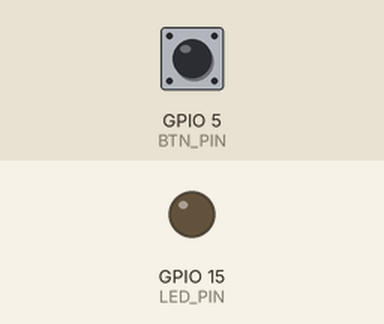
The sketch below on a simulated ESP8266 (NodeMCU). Parts: output pins drawn as LEDs (lit = HIGH). Inputs (shaded band) come from the test bench; at power-on: GPIO 5 (BTN_PIN) HIGH. WiFi joins after 1.5 s; servers stay silent unless stated; what the sketch prints to the serial monitor is not drawn.

Above: at 2.7 s.
2.8 s: GPIO 5 (BTN_PIN) pulled LOW for 0.15 s
At 3.6 s:
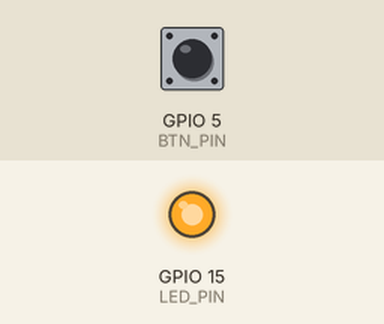
5.5 s: GPIO 5 (BTN_PIN) pulled LOW for 3.2 s
At 9.7 s:
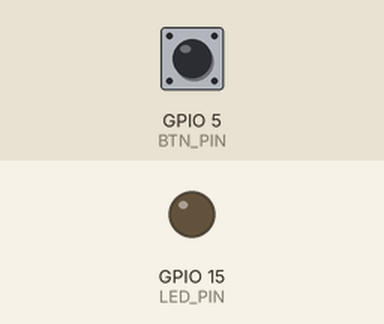
Timing chart, 0 to 11.2 s (numbered marks = the images above; inputs shaded):
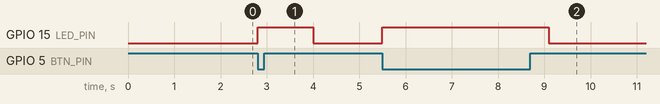

Measured:
- after the input at 2.8 s, GPIO 15 (LED_PIN): LOW → HIGH at once, → LOW 1.2 s later
- after the input at 5.5 s, GPIO 15 (LED_PIN): LOW → HIGH at once, → LOW 3.6 s later

The sketch:

nodemcu.ino
```cpp
#include <ESP8266WiFi.h>
#include <WiFiClient.h>
#include <ESP8266HTTPClient.h>
#include <SPI.h>
#include <MFRC522.h>


const char* ssid = "Galang";
const char* password = "chesagal7629";
const char* host = "192.168.1.7";

#define LED_PIN 15
#define BTN_PIN 5

#define SDA_PIN 2
#define RST_PIN 0

MFRC522 mfrc522(SDA_PIN, RST_PIN);

void setup() {
  Serial.begin(9600);
  WiFi.hostname("NodeMcu");
  WiFi.begin(ssid, password);

  while (WiFi.status() != WL_CONNECTED) {
    delay(500);
    Serial.print(".");
  }
  Serial.println("Wifi konek");
  Serial.println("Wifi Address:");
  Serial.println(WiFi.localIP());

  pinMode(LED_PIN, OUTPUT);
  pinMode(BTN_PIN, INPUT_PULLUP);

  SPI.begin();
  mfrc522.PCD_Init();
  Serial.println("Tempelkan kartu");
}

void loop() {
  if (digitalRead(BTN_PIN) == LOW) {
    digitalWrite(LED_PIN, HIGH);

    // Bagian untuk mengirim GET request ke ubahmode.php
    String url1 = "http://192.168.1.7/absensi/admin/ubahmode.php";
    WiFiClient client;
    HTTPClient http;
    http.begin(client, url1);

    while (digitalRead(BTN_PIN) == LOW) {
      int httpCode = http.GET();
      String payload = http.getString();
      Serial.println(payload);
      delay(1000);
    }

    http.end();
    digitalWrite(LED_PIN, LOW);

    // Mengecek kehadiran kartu
    if (!mfrc522.PICC_IsNewCardPresent())
      return;
    if (!mfrc522.PICC_ReadCardSerial())
      return;

    // Mengambil UID dari kartu
    String IDTAG = "";
    for (byte i = 0; i < mfrc522.uid.size; i++) {
      // Konversi ke format HEX agar lebih mudah dibaca
      IDTAG += String(mfrc522.uid.uidByte[i], HEX);
    }

    digitalWrite(LED_PIN, HIGH);

    // Bagian untuk mengirim GET request dengan parameter UID
    WiFiClient client2;
    const int httpPort = 80;
    if (!client2.connect(host, httpPort)) {
      Serial.println("koneksi gagal");
      return;
    }

    String url2 = "http://192.168.1.7/absensi/admin/kirimkartu.php?nokartu=" + IDTAG;
    HTTPClient http2;
    http2.begin(client2, url2);
    int httpCode = http2.GET();
    String payload = http2.getString();
    Serial.println(payload);
    http2.end();

    delay(2000);
    digitalWrite(LED_PIN, LOW);
  }
}
```
